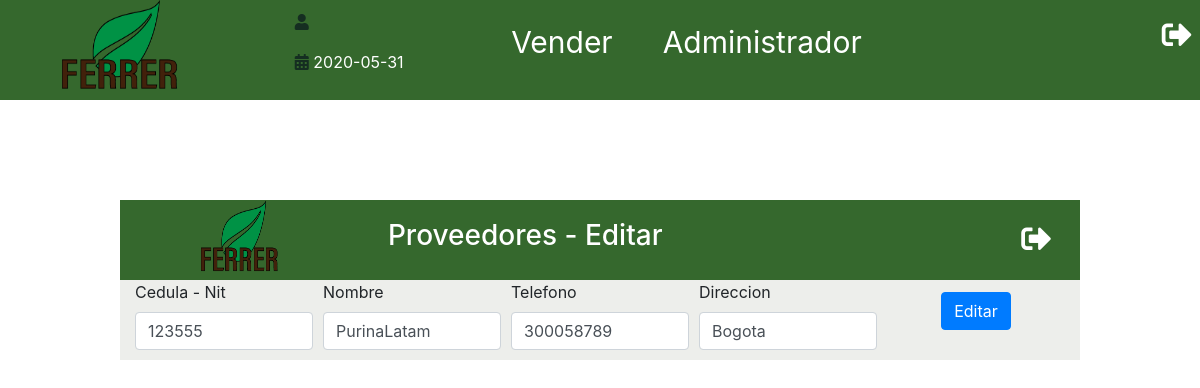
Page /updProveedor.php?id=123555 (signed in) on the committed database.
### tables this page shows
CREATE TABLE `proveedor` (
  `Cedula_Proveedor` bigint(200) UNSIGNED NOT NULL,
  `Nombre_proveedor` varchar(20) NOT NULL,
  `Telefono_proveedor` bigint(200) NOT NULL,
  `Ciudad_proveedor` varchar(20) NOT NULL,
  `creador` varchar(30) NOT NULL,
  `FechaCreacion` date NOT NULL
);

### includes/funciones/consultas.php (called while the page is built, shortened)
<?php
function obtenerProveedor($id){
    include 'bd_conexion.php';
    try{
        return $conn->query("SELECT Cedula_Proveedor, Nombre_proveedor, Telefono_proveedor, Ciudad_proveedor FROM proveedor WHERE cedula_Proveedor = $id");
    }catch(Exception $e){
        echo "error!!". $e->getMessage() ."<br>";
        return false;
    }
}
?>

### updProveedor.php (the view, shortened to what this page needs)
<?php
include_once 'includes/templates/header.php';
include_once 'includes/funciones/consultas.php';
$id = filter_var($_GET['id'], FILTER_VALIDATE_INT);
    $respuesta = obtenerProveedor($id);
    $proveedor = $respuesta->fetch_assoc();
?>
<div class="inventarioMORE UPDATE" id="EmpladoMORE">
              <div class="TengoEstilos">
                 <img src="./img/logo.png" alt="Logo">
                        <h3>Proveedores - Editar </h3>
                  <a href="Admin.php"> <i class="fas fa-sign-out-alt Singout" id="CerrarAnadir"></i></a>
              </div>
              <div class="container">
                    <form class="Anadir" id="Fproveedor" method="POST">
                       <div class="form-row">
                        <div class="col">
                          <label for="cedula">Cedula - Nit</label>
                          <input type="number" value="<?php echo ($proveedor['Cedula_Proveedor']) ?>" name="cedula" id="CedulaProveedor" class="form-control">
                        </div>
                        <div class="col">
                          <label for="nombre">Nombre</label>
                          <input type="text" value="<?php echo ($proveedor['Nombre_proveedor']); ?>" name="nombre" id="nombreProveedor" class="form-control">
                        </div>
                        <div class="col">
                          <label for="celular">Telefono</label>
                          <input type="number"  value="<?php echo ($proveedor['Telefono_proveedor']) ?>" name="celular" id="CelularProveedor" class="form-control" >
                        </div>
                        <div class="col">
                          <label for="direccion">Direccion</label>
                          <input type="text"  value="<?php echo ($proveedor['Ciudad_proveedor']) ?>" name="direccion" id="direccionProveedor" class="form-control" >
                        </div>
                        <div class="col Enviar">
                          <button type="submit"  class="btn btn-primary mb-2">Editar</button>
                        </div>
                      </div>
                    </form>
                  </div>
            </div>

### css/style.css (style rules this page uses)
* { margin:0; }
body { margin: 0; width: 100vw; font-family: 'Lato',Arial, Helvetica, sans-serif ; justify-content: center; }
.TengoEstilos { background: #35682d; width: 100%; height: auto; display: flex; justify-content: space-around; align-items: center; }
.TengoEstilos img { width: 120px; height: 100px; margin: 0 50px; }
.Singout { color: #fff; margin-left: 300px; font-size: 30px; }
form { display: flex; flex-direction: column; justify-content: center; align-items: center; }
label { display: block; margin-bottom: 10px; }
h3 { color: white; font-weight: 300; }
.inventarioMORE { background-color:rgb(237, 238, 235); width: 80vw; height: auto; display: none; position: absolute; flex-direction: column; justify-content: center; align-self: center; top: 25%; left: 10%; overflow: hidden; }
.inventarioMORE img { width: 80px; height: 80px; }
.Enviar { display: flex; justify-content: center; align-items: center; }
.Anadir { margin-bottom: 10px; }
.UPDATE { display: flex; }

### rows in the picture
proveedor: cedula "123555", nombre "PurinaLatam", celular "300058789", direccion "Bogota"
